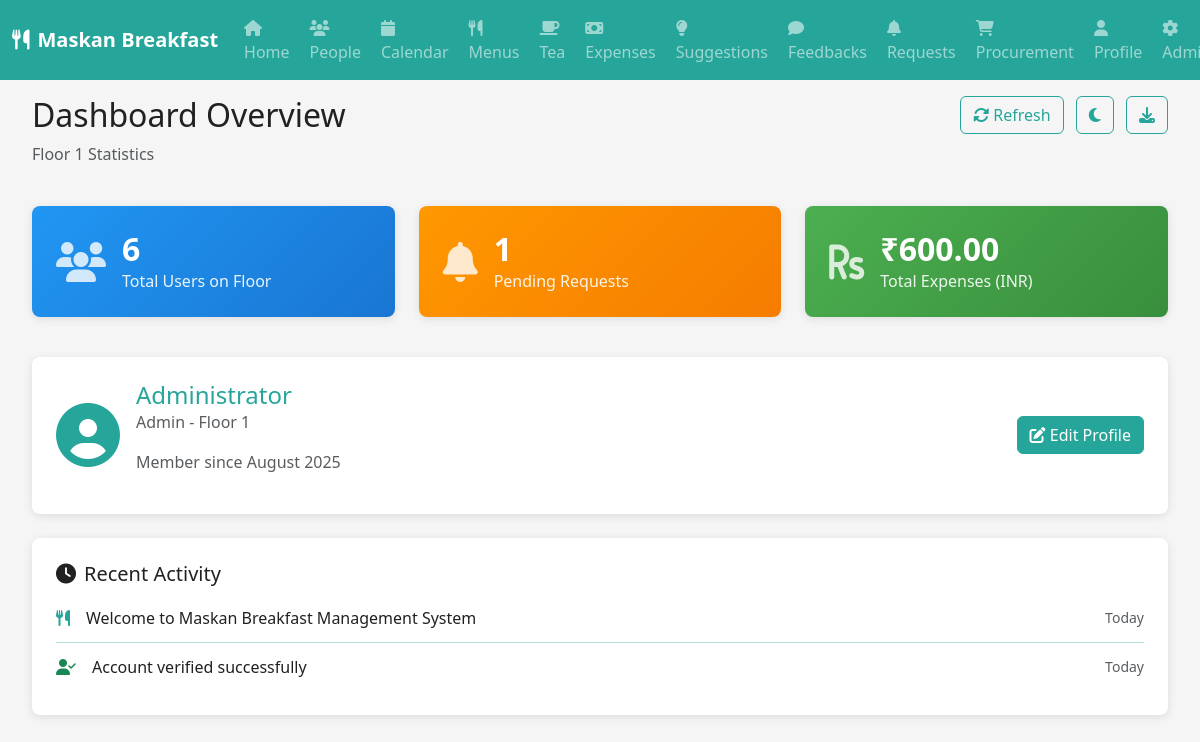
Screenshot of /home (signed in) with the database file from the repository.
### models.py (models this page shows)
class User(db.Model):
    id = db.Column(db.Integer, primary_key=True)
    username = db.Column(db.String(64), unique=True, nullable=True)
    email = db.Column(db.String(120), unique=True, nullable=False)
    password_hash = db.Column(db.String(256))
    role = db.Column(db.String(20), nullable=False)
    floor = db.Column(db.Integer, nullable=True)
    is_verified = db.Column(db.Boolean, default=False)
    profile_pic = db.Column(db.String(200), nullable=True)
    created_at = db.Column(db.DateTime, default=datetime.utcnow)
    updated_at = db.Column(db.DateTime, default=datetime.utcnow, onupdate=datetime.utcnow)

### routes.py (the view)
@app.route('/home')
def home():
    if 'user_id' not in session:
        return redirect(url_for('login'))
    user = User.query.get(session['user_id'])
    stats = {
        'user_count': User.query.filter_by(floor=user.floor).count(),
        'pending_requests': Request.query.filter_by(floor=user.floor, status='pending').count(),
        'weekly_expenses': sum([e.amount for e in Expense.query.filter_by(floor=user.floor).all()])
    }
    return render_template('home.html', user=user, stats=stats)

### routes.py (called while the page is built)
@app.context_processor
def inject_user():
    if 'user_id' in session:
        user = User.query.get(session['user_id'])
        return dict(current_user=user)
    return dict(current_user=None)

### templates/home.html (shortened to what this page needs)
{% extends "base.html" %}
{% block content %}
<div class="container-fluid">
    <div class="row mb-4">
        <div class="col-md-6">
            <h2>Dashboard Overview</h2>
            <p class="text-muted">Floor {{ user.floor }} Statistics</p>
        </div>
        <div class="col-md-6 text-end">
            <button class="btn btn-outline-teal me-2" onclick="refreshData()">
                <i class="fas fa-sync-alt"></i> Refresh
            </button>
            <button class="btn btn-outline-teal me-2" onclick="toggleTheme()">
                <i class="fas fa-moon" id="themeIcon"></i>
            </button>
            <button class="btn btn-outline-teal" onclick="downloadApp()" title="Download App">
                <i class="fas fa-download"></i>
            </button>
        </div>
    </div>
    <div class="row mb-4">
        <div class="col-md-4">
            <div class="stat-card bg-primary">
                <div class="stat-icon">
                    <i class="fas fa-users"></i>
                </div>
                <div class="stat-content">
                    <h3>{{ stats.user_count }}</h3>
                    <p>Total Users on Floor</p>
                </div>
            </div>
        </div>
        <div class="col-md-4">
            <div class="stat-card bg-warning">
                <div class="stat-icon">
                    <i class="fas fa-bell"></i>
                </div>
                <div class="stat-content">
                    <h3>{{ stats.pending_requests }}</h3>
                    <p>Pending Requests</p>
                </div>
            </div>
        </div>
        <div class="col-md-4">
            <div class="stat-card bg-success">
                <div class="stat-icon">
                    <i class="fas fa-rupee-sign"></i>
                </div>
                <div class="stat-content">
                    <h3>₹{{ "%.2f"|format(stats.weekly_expenses) }}</h3>
                    <p>Total Expenses (INR)</p>
                </div>
            </div>
        </div>
    </div>
    <div class="row mb-4">
        <div class="col-md-12">
            <div class="profile-card">
                <div class="profile-avatar">
                    <i class="fas fa-user-circle fa-4x"></i>
                </div>
                <div class="profile-info">
                    <h4>{{ user.username or user.email }}</h4>
                    <p class="text-muted">{{ user.role.title() }} - Floor {{ user.floor }}</p>
                    <p class="text-muted">Member since {{ user.created_at.strftime('%B %Y') if user.created_at else 'N/A' }}</p>
                </div>
                <div class="profile-actions">
                    <a href="{{ url_for('profile') }}" class="btn btn-teal">
                        <i class="fas fa-edit"></i> Edit Profile
                    </a>
                </div>
            </div>
        </div>
    </div>
    <div class="row">
        <div class="col-md-12">
            <div class="activity-card">
                <h5><i class="fas fa-clock me-2"></i>Recent Activity</h5>
                <div class="activity-list">
                    <div class="activity-item">
                        <i class="fas fa-utensils text-teal"></i>
                        <span>Welcome to Maskan Breakfast Management System</span>
                        <small class="text-muted">Today</small>
                    </div>
                    <div class="activity-item">
                        <i class="fas fa-user-check text-success"></i>
                        <span>Account verified successfully</span>
                        <small class="text-muted">Today</small>
                    </div>
                </div>
            </div>
        </div>
    </div>
</div>
{% endblock %}

### static/style.css (style rules this page uses)
:root { --teal-primary: #26A69A; --teal-dark: #00695C; --teal-light: #4DB6AC; --teal-lighter: #B2DFDB; --white: #FFFFFF; --light-gray: #F5F5F5; --gray: #9E9E9E; --dark-gray: #424242; --black: #212121; --success: #4CAF50; --warning: #FF9800; --danger: #F44336; --info: #2196F3; --shadow: 0 2px 10px rgba(0,0,0,0.1); --shadow-hover: 0 4px 20px rgba(0,0,0,0.15); --border-radius: 8px; --transition: all 0.3s ease; }
* { box-sizing: border-box; }
body { font-family: 'Segoe UI', Tahoma, Geneva, Verdana, sans-serif; background-color: var(--light-gray); color: var(--black); transition: var(--transition); }
.btn-teal { background-color: var(--teal-primary); border-color: var(--teal-primary); color: var(--white); transition: var(--transition); }
.btn-outline-teal { color: var(--teal-primary); border-color: var(--teal-primary); transition: var(--transition); }
.stat-card { background: var(--white); border-radius: var(--border-radius); padding: 1.5rem; box-shadow: var(--shadow); transition: var(--transition); display: flex; align-items: center; margin-bottom: 1rem; }
.stat-card.bg-primary { background: linear-gradient(135deg, var(--info), #1976D2) !important; color: var(--white); }
.stat-card.bg-success { background: linear-gradient(135deg, var(--success), #388E3C) !important; color: var(--white); }
.stat-card.bg-warning { background: linear-gradient(135deg, var(--warning), #F57C00) !important; color: var(--white); }
.stat-icon { font-size: 2.5rem; margin-right: 1rem; opacity: 0.8; }
.stat-content h3 { margin: 0; font-size: 2rem; font-weight: bold; }
.stat-content p { margin: 0; opacity: 0.9; }
.profile-card { background: var(--white); border-radius: var(--border-radius); padding: 1.5rem; box-shadow: var(--shadow); display: flex; align-items: center; }
.profile-avatar { margin-right: 1rem; color: var(--teal-primary); }
.profile-info { flex: 1; }
.profile-info h4 { margin: 0; color: var(--teal-primary); }
.profile-actions .btn { margin-left: 1rem; }
.activity-card { background: var(--white); border-radius: var(--border-radius); padding: 1.5rem; box-shadow: var(--shadow); }
.activity-item { display: flex; align-items: center; padding: 0.75rem 0; border-bottom: 1px solid var(--teal-lighter); }
.activity-item:last-child { border-bottom: none; }
.activity-item i { margin-right: 1rem; }
.activity-item span { flex: 1; }
.activity-item small { margin-left: 1rem; }
.card, .stat-card, .action-card { animation: fadeIn 0.5s ease-out; }
.text-teal { color: var(--teal-primary) !important; }

### rows the page displays
User: floor "1", username "Administrator", role "Admin", created_at "August 2025"

### other values shown
{{ stats.user_count }} "6"
{{ stats.pending_requests }} "1"
{{ "%.2f"|format(stats.weekly_expenses) }} "600.00"
